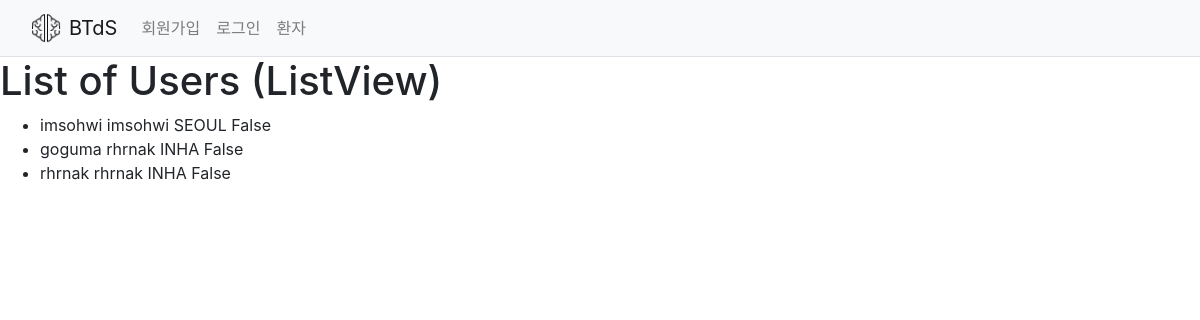
/common/list_user/, run on the app's committed database.
### common/models.py (models this page shows)
class CustomUser(AbstractUser):
    username = models.CharField(max_length=20, unique=True)
    password = models.CharField(max_length=300, null=False)
    is_login = models.BooleanField(default=False)
    HOSPITAL_CHOICES = (
        ('SEOUL','서울대학병원'),
        ('INHA', '인하대학병원'),
        ('YONSEI', '연세세브란스병원')
    )
    hospital = models.CharField(max_length=10, choices=HOSPITAL_CHOICES, default='INHA')

### common/views.py (the view)
# urls.py: path('list_user/',UserListView.as_view(), name='list_user')
class UserListView(ListView):
    model = CustomUser

### common/templatetags/templatetag.py (called while the page is built)
@register.simple_tag
def is_user_logged_in():
    global_login_user = settings.GLOBAL_LOGIN_USER #로그인한 유저의 이름을 받아옴
    if global_login_user == "NONE": #맨 처음 호출될 경우
        is_login = False
        pass
    else:
        user = CustomUser.objects.get(username=global_login_user)
        is_login = user.is_login
    return is_login

### utils/context_processors.py (called while the page is built)
def my_global_variables(request):
    now_login = "none"
    return {"now_login": now_login}

### common/templates/common/customuser_list.html
{% extends "home.html" %}
{%  block content %}
<h1>List of Users (ListView)</h1>
<ul>
    {% for user in object_list %}
        <li>
        {{user.username}} {{user.password}} {{ user.hospital }} {{ user.is_login }}
        </li>
    {% endfor %}
</ul>
{% endblock %}

### data on the page
CustomUser: username "imsohwi", password "imsohwi", hospital "SEOUL", is_login "False"
CustomUser: username "goguma", password "rhrnak", hospital "INHA", is_login "False"
CustomUser: username "rhrnak", password "rhrnak", hospital "INHA", is_login "False"
